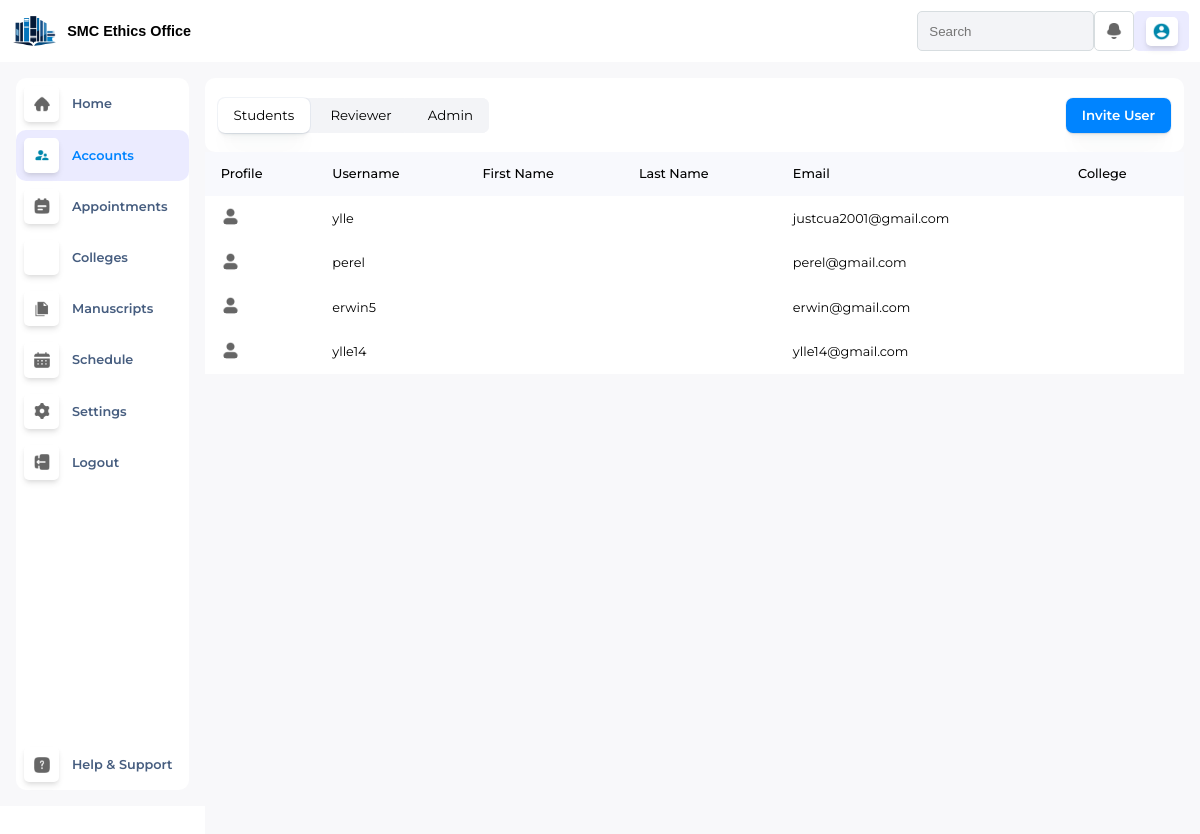
Screenshot of /adminAccounts/ with the database file from the repository.
### EthicsApp/views/models.py (models this page shows, shortened)
class Student(models.Model):
    auth_user = models.ForeignKey(settings.AUTH_USER_MODEL, null=True, on_delete=models.CASCADE)
    smc_student_no = models.CharField(max_length =255)
    mobile_number = models.CharField(max_length =255)
    receipt_no = models.CharField(max_length =255)

### EthicsApp/views/adminDashboard.py (the view)
# urls.py: re_path(r'^adminAccounts/$', views.adminAccounts, name='adminAccounts'),
def adminAccounts(request):
    profile_picture = request.session.get('profile_picture', None)
    account_type = request.session.get('account_type', None)
    students = Student.objects.filter(
        auth_user__isnull=False,
        auth_user__is_superuser=False
    ).prefetch_related(
        Prefetch(
            'accounts_set',
            queryset=Accounts.objects.filter(account_typeid__Account_type='Student').select_related('college_id')
        )
    )
    reviewers = Reviewer.objects.filter(
        auth_user__isnull=False,
        auth_user__is_superuser=False
    ).prefetch_related(
        Prefetch(
            'accounts_set',
            queryset=Accounts.objects.filter(account_typeid__Account_type='Reviewer').select_related('college_id')
        )
    )
    admins = Reviewer.objects.filter(
        auth_user__isnull=False,
        auth_user__is_superuser=True
    ).prefetch_related(
        Prefetch(
            'accounts_set',
            queryset=Accounts.objects.filter(account_typeid__Account_type='Admin').select_related('college_id')
        )
    )
    accountType = Account_Type.objects.exclude(Account_type='Student')
    for student in students:
        student.google_picture = get_google_profile_picture(student.auth_user)
    for reviewer in reviewers:
        reviewer.google_picture = get_google_profile_picture(reviewer.auth_user)
    for admin in admins:
        admin.google_picture = get_google_profile_picture(admin.auth_user)
    context = {
        'profile_picture': profile_picture,
        'account_type': account_type,
        'students': students,
        'reviewers': reviewers,
        'admins': admins,
        'accountTypes': accountType,
    }
    return render(request, 'admin/adminAccounts.html', context)

### EthicsApp/views/adminDashboard.py (called while the page is built)
def get_google_profile_picture(user):
    social_account = user.socialaccount_set.filter(provider='google').first()
    if social_account:
        return social_account.extra_data.get('picture')
    return None

### EthicsApp/views/models.py (called while the page is built)
    def __str__(self):
        return f"{self.Account_type}"

### EthicsApp/templates/admin/adminAccounts.html (shortened to what this page needs)
{% extends "master.html" %}
{% load static %}
{% block css %}
<link rel="stylesheet" href="{% static './css/adminDashboard.css' %}">
<link rel="stylesheet" href="{% static './css/adminAccount.css' %}">
<link rel="stylesheet" href="https://cdnjs.cloudflare.com/ajax/libs/font-awesome/6.6.0/css/all.min.css"
 />
{% endblock %}
{% block content %}
<div class="MainContainer">
    {% include './adminTopNav.html' %}
    <div class="MC-Bottom">
        {% include './adminNav.html' %}
        <div id="Accounts-Content">
            <div class="AC-Top">
              <div class="ACT-Left">
                    <button id="Students-Accounts">Students</button>
                    <button id="Reviewer-Accounts">Reviewer</button>
                    <button id="Admin-Accounts">Admin</button>
                </div>
                <div class="ACT-Right">
                    <button id="InviteAcc-btn">Invite User</button>
                </div>
              </div>
             <div id="StudentAcc-Area">
                <table>
                  <tr>
                    <th>Profile</th>
                    <th>Username</th>
                    <th>First Name</th>
                    <th>Last Name</th>
                    <th>Email</th>
                    <th>College</th>
                  </tr>
                  {% for student in students %}
                  <tr>
                    <td>
                        {% if student.google_picture %}
                            <img class="studentProfilePic" src="{{ student.google_picture }}" />
                        {% else %}
                            <img class="studentProfilePic2" src="../../static/images/User-2-Fill--Streamline-Mingcute-Fill.png" alt="../../static/images/User-2-Fill--Streamline-Mingcute-Fill.png" />
                        {% endif %}
                    </td>
                    <td>{{ student.auth_user.username }}</td>
                    <td>{{ student.auth_user.firstname }}</td>
                    <td>{{ student.auth_user.lastname }}</td>
                    <td>{{ student.auth_user.email }}</td>
                    <td>
                    </td>
                  </tr>
                  {% endfor %}
                </table>
              </div>
        </div>
    </div>
</div>
{% endblock %}

### EthicsApp/static/css/master.css (style rules this page uses)
body { visibility: hidden; opacity: 0; transition: opacity 0.3s ease-in-out; }

### EthicsApp/static/css/adminDashboard.css (style rules this page uses)
* { margin: 0; padding: 0; }
body { overflow-y: hidden; font-family: "Montserrat", sans-serif; height: 90vh; background-color: var(--login-container); }
[data-theme="light"] { --bg-color: #f8f9ff; --text-color: #373131; --login-container: #ffffff; --border: #DCDCDE; --button-color: #0084ff; --button-hover: #0179e8; --container-border: #d7dde0; --h3-Top: #07192a; --input-bg: #f3f4f7; --icon-filter: brightness(0.5) invert(0.4); --nav-bg-icon: #f3f4f7; --nav-p: #465d7f; --nav-hover: #ebebff; --nav-p-hovered: black; --calendarView-btn-color: #f3f4f7; --modal-container: #ffffff; }
.MainContainer { width: 100%; height: 100%; background-color: var(--login-container); }
.MC-Bottom { display: flex; height: 93vh; }
table th { background-color: #f8f9fd; }

### EthicsApp/static/css/adminAccount.css (style rules this page uses)
[data-theme="light"] { --bg-color: #f8f9ff; --text-color: #373131; --login-container: #ffffff; --border: #DCDCDE; --button-color: #0084ff; --button-hover: #0179e8; --container-border: #d7dde0; --h3-Top: #07192a; --input-bg: #f3f4f7; --icon-filter: brightness(0.5) invert(0.4); --nav-bg-icon: #f3f4f7; --nav-p: #465d7f; --nav-hover: #ebebff; --nav-p-hovered: black; --calendarView-btn-color: #f3f4f7; --modal-container: #ffffff; }
#Accounts-Content { width: 85%; height: 100%; display: flex; flex-direction: column; padding-right: 1rem; padding-top: 1rem; padding-bottom: 1rem; background-color: #f8f8fa; }
.AC-Top { height: 3rem; display: flex; justify-content: space-between; align-items: center; padding: 0.8rem; background-color: var(--modal-container); border-radius: 10px; }
.ACT-Left { background-color: var(--calendarView-btn-color); border-radius: 7px; }
.ACT-Right button { font-weight: 600; padding: 0.6rem 1rem; border: none; border-radius: 7px; font-family: "Montserrat", sans-serif; cursor: pointer; background-color: var(--button-color); color: white; box-shadow: rgba(14, 63, 126, 0.06) 0px 0px 0px 1px, rgba(42, 51, 70, 0.03) 0px 1px 1px -0.5px, rgba(42, 51, 70, 0.04) 0px 2px 2px -1px, rgba(42, 51, 70, 0.04) 0px 3px 3px -1.5px, rgba(42, 51, 70, 0.03) 0px 5px 5px -2.5px, rgba(42, 51, 70, 0.03) 0px 10px 10px -5px, rgba(42, 51, 70, 0.03) 0px 24px 24px -8px; }
.ACT-Left button { transition: background-color 0.3s ease, box-shadow 0.3s ease; }
.ACT-Left button { padding: 0.6rem 1rem; border: none; border-radius: 7px; font-family: "Montserrat", sans-serif; cursor: pointer; background-color: var(--calendarView-btn-color); }
.active-btn { border: 1px solid var(--container-border); background-color: #ffffff; box-shadow: rgba(14, 63, 126, 0.06) 0px 0px 0px 1px, rgba(42, 51, 70, 0.03) 0px 1px 1px -0.5px, rgba(42, 51, 70, 0.04) 0px 2px 2px -1px, rgba(42, 51, 70, 0.04) 0px 3px 3px -1.5px, rgba(42, 51, 70, 0.03) 0px 5px 5px -2.5px, rgba(42, 51, 70, 0.03) 0px 10px 10px -5px, rgba(42, 51, 70, 0.03) 0px 24px 24px -8px; transition: background-color 0.3s ease, box-shadow 0.3s ease; }
#StudentAcc-Area { width: 100%; border: none; display: flex; background-color: var(--modal-container); }
table { width: 100%; border-collapse: collapse; text-align: left; table-layout: auto; }
td { font-family: "Montserrat", sans-serif; font-size: 0.8rem; padding: 0.7rem 1rem; background-color: var(--modal-container); }
th { font-family: "Montserrat", sans-serif; font-size: 0.8rem; padding: 0.9rem 1rem; background-color: var(--modal-container); }
.studentProfilePic2 { width: 1.2rem; height: 1.2rem; border-radius: 50%; filter: var(--icon-filter); }
th { font-weight: 500; }
td { vertical-align: middle; }
td { min-height: 2rem; }

### rows the page displays
Student: auth_user.username "ylle", auth_user.email "justcua2001@gmail.com"
Student: auth_user.username "perel", auth_user.email "perel@gmail.com"
Student: auth_user.username "erwin5", auth_user.email "erwin@gmail.com"
Student: auth_user.username "ylle14", auth_user.email "ylle14@gmail.com"
